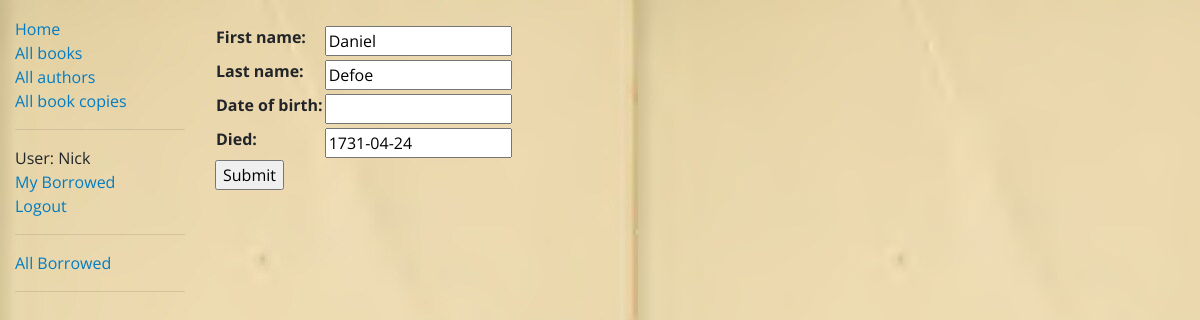
Screenshot of /catalog/author/3/update/ (signed in) with the database file from the repository.
### catalog/models.py (models this page shows, shortened)
class Author(models.Model):
    first_name = models.CharField(max_length=100)
    last_name = models.CharField(max_length=100)
    date_of_birth = models.DateField(null=True, blank=True)
    date_of_death = models.DateField('died', null=True, blank=True)
    class Meta:
        ordering = ['last_name', 'first_name']

### catalog/views.py (the view)
# urls.py: path('author/<int:pk>/update/', views.AuthorUpdate.as_view(), name='author-update'),
class AuthorUpdate(PermissionRequiredMixin, UpdateView):
    model = Author
    permission_required = 'catalog.can_mark_returned'
    fields = '__all__'

### catalog/templates/catalog/author_form.html
{% extends 'base_form.html' %}

### catalog/templates/base_form.html (shortened to what this page needs)
{% extends 'base_generic.html' %}
{% block content %}
    <form action="" method="post">
    <table>
        {{ form.as_table }}
    </table>
    <input type="submit" value="Submit">
    </form>
{% endblock %}

### catalog/templates/base_generic.html (shortened to what this page needs)
<!doctype html>
<html lang="en">
<head>
    <link rel="stylesheet"
          href="https://cdn.jsdelivr.net/npm/bootstrap@4.5.3/dist/css/bootstrap.min.css"
>
    {% load static %}
    <link rel="stylesheet" href="{% static 'css/styles.css' %}">
    <link rel="stylesheet" href="{% static 'css/links.css' %}">
</head>
<body>
<div class="container-fluid">
    <div class="row">
        <div class="col-sm-2">
            {% block sidebar %}
                <ul class="sidebar-nav this-nav">
                    <li><a href="{% url 'index' %}" class="third after">Home</a></li>
                    <li><a href="{% url 'books' %}" class="third after">All books</a></li>
                    <li><a href="{% url 'authors' %}" class="third after">All authors</a></li>
                    {% if user.is_authenticated %}
                        <li><a href="{% url 'bookinstances' %}" class="third after">All book copies</a></li>
                    {% endif %}
                    <hr>
                    {% if user.is_authenticated %}
                        <li>User: {{ user.get_username }}</li>
                        <li><a href="{% url 'my-borrowed' %}" class="third after">My Borrowed</a></li>
                        <li><a href="{% url 'logout' %}?next={{ request.path }}" class="third after">Logout</a></li>
                    {% else %}
                        <li><a href="{% url 'login' %}?next={{ request.path }}" class="third after">Login</a></li>
                    {% endif %}
                    {% if perms.catalog.can_mark_returned %}
                        <hr>
                        <li><a href="{% url 'all-borrowed' %}" class="third after">All Borrowed</a></li>
                    {% endif %}
                </ul>
                <hr>
            {% endblock %}
        </div>
        <div class="col-sm-10 content">
            {% block content %}{% endblock %}
        </div>
    </div>
</div>
</body>
</html>

### catalog/static/css/styles.css (style rules this page uses)
body { background-image: url("../images/reader.jpg"); }
.sidebar-nav { margin-top: 10%; padding: 0; list-style: none; }
.content { padding-top: 2%; background-size: cover; }

### catalog/static/css/links.css (style rules this page uses)
body { font-family:'Open Sans', sans-serif; }
a,a:visited,a:hover,a:active { -webkit-backface-visibility:hidden; backface-visibility:hidden; position:relative; transition:0.5s color ease; text-decoration:none; color: #017cc4; }
a.before:before,a.after:after { content: ""; transition:0.5s all ease; -webkit-backface-visibility:hidden; backface-visibility:hidden; position:absolute; }
a.after:after { bottom:-0.05em; }
a.before:before,a.after:after { height:5px; height:0.15rem; width:0; background:#d73444; }
a.third:after,a.sixth:before,a.sixth:after { left:50%; -webkit-transform:translateX(-50%); transform:translateX(-50%); }

### rows the page displays
Author: first_name "Daniel", last_name "Defoe", date_of_death "1731-04-24"

### other values shown
{{ user.get_username }} "Nick"
